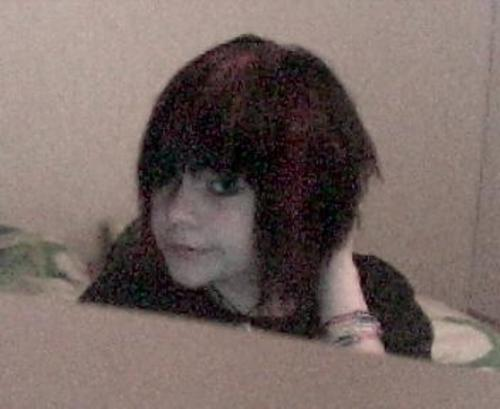
#> input picture lab3/original_image.jpg, 500 x 409 px
$ python main.py
#> lines starting #> are read from the running program, lines starting #| are printed output that depends on the picture
import numpy as np
import matplotlib.pyplot as plt

from PIL import Image
from math import exp


def image_to_gray(image: Image) -> Image:

    return image.convert("L")

def get_image_sizes(image: Image) -> (int, int):

    return image.size

def change_contrast(image: Image, width: int, height: int) -> Image:

    image_arr = np.array(image)

    modified_arr = np.zeros_like(image_arr, dtype=np.float32)

    for x in range(height):

        for y in range(width):

            pixel = image_arr[x, y]

            modified_arr[x, y] = 1 / (1 + exp(-(pixel - 0.5)))

    return Image.fromarray((modified_arr * 255).astype(np.uint8))

def plot_2_images(image1: Image, image2: Image) -> None:

    plt.figure(figsize=(12, 6))

    plt.subplot(1, 2, 1)
    plt.title("image1")
    plt.imshow(image1, cmap="gray")
    plt.axis('off')

    plt.subplot(1, 2, 2)
    plt.title("image2")
    plt.imshow(image2, cmap="gray")
    plt.axis('off')

    plt.tight_layout()
    plt.show()


if __name__ == '__main__':

    original_image = Image.open('original_image.jpg')
#> original_image is the input picture: PIL image 500x409 RGB; mean R, G, B 119.3, 104.3, 99.5

    gray_image = image_to_gray(original_image)

    gray_image.save('gray_image.jpg')

    width, height = get_image_sizes(gray_image)
#> width = 500; height = 409

    changed_contrast_gray_image = change_contrast(gray_image, width, height)
#> after the loop in change_contrast, `for x in range(height):`:
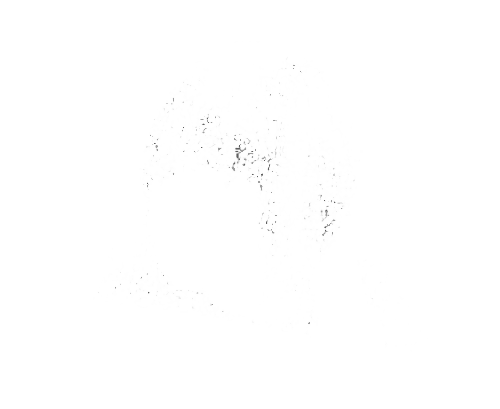
#> modified_arr: shape (409, 500) float32; min 0.378, max 1, mean 0.999

    changed_contrast_gray_image.save('changed_contrast_gray_image.jpg')

    plot_2_images(gray_image, changed_contrast_gray_image)
#> in plot_2_images, `plt.show()`:
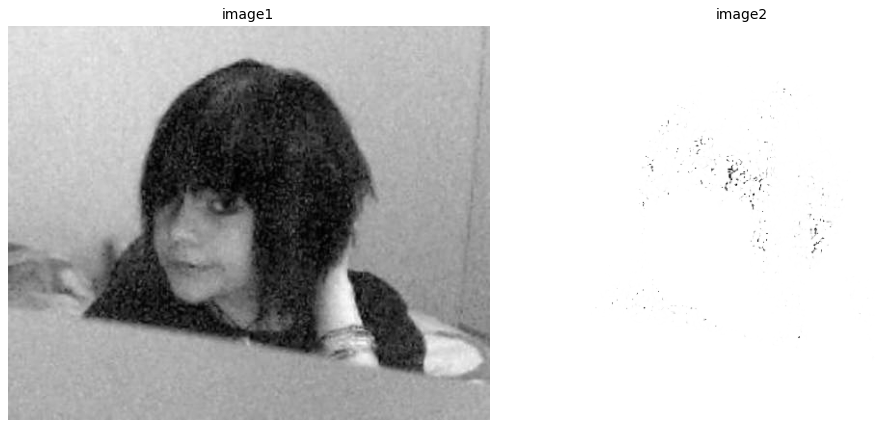
#> figure drawn by matplotlib, 2 panels
